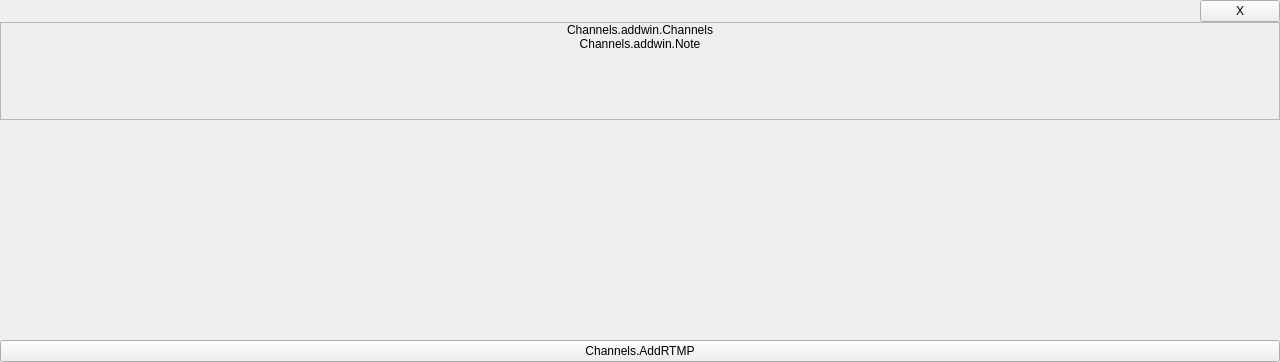
<?xml version="1.0" encoding="UTF-8"?>
<ui version="4.0">
 <class>ChannelsAddWin</class>
 <widget class="QWidget" name="ChannelsAddWin">
  <property name="geometry">
   <rect>
    <x>0</x>
    <y>0</y>
    <width>1280</width>
    <height>362</height>
   </rect>
  </property>
  <property name="mouseTracking">
   <bool>true</bool>
  </property>
  <property name="focusPolicy">
   <enum>Qt::StrongFocus</enum>
  </property>
  <property name="windowTitle">
   <string>Frame</string>
  </property>
  <layout class="QVBoxLayout" name="verticalLayout">
   <property name="spacing">
    <number>0</number>
   </property>
   <property name="leftMargin">
    <number>0</number>
   </property>
   <property name="topMargin">
    <number>0</number>
   </property>
   <property name="rightMargin">
    <number>0</number>
   </property>
   <property name="bottomMargin">
    <number>0</number>
   </property>
   <item>
    <widget class="QFrame" name="TitleFrame">
     <property name="sizePolicy">
      <sizepolicy hsizetype="Preferred" vsizetype="Maximum">
       <horstretch>0</horstretch>
       <verstretch>0</verstretch>
      </sizepolicy>
     </property>
     <property name="layoutDirection">
      <enum>Qt::LeftToRight</enum>
     </property>
     <layout class="QHBoxLayout" name="horizontalLayout">
      <property name="spacing">
       <number>0</number>
      </property>
      <property name="leftMargin">
       <number>0</number>
      </property>
      <property name="topMargin">
       <number>0</number>
      </property>
      <property name="rightMargin">
       <number>0</number>
      </property>
      <property name="bottomMargin">
       <number>0</number>
      </property>
      <item>
       <spacer name="horizontalSpacer">
        <property name="orientation">
         <enum>Qt::Horizontal</enum>
        </property>
        <property name="sizeHint" stdset="0">
         <size>
          <width>40</width>
          <height>10</height>
         </size>
        </property>
       </spacer>
      </item>
      <item>
       <widget class="QPushButton" name="ClosePtn">
        <property name="sizePolicy">
         <sizepolicy hsizetype="Maximum" vsizetype="Maximum">
          <horstretch>0</horstretch>
          <verstretch>0</verstretch>
         </sizepolicy>
        </property>
        <property name="text">
         <string>X</string>
        </property>
       </widget>
      </item>
     </layout>
    </widget>
   </item>
   <item>
    <widget class="QFrame" name="ContentFrame">
     <property name="sizePolicy">
      <sizepolicy hsizetype="Expanding" vsizetype="Preferred">
       <horstretch>0</horstretch>
       <verstretch>0</verstretch>
      </sizepolicy>
     </property>
     <property name="frameShape">
      <enum>QFrame::StyledPanel</enum>
     </property>
     <property name="frameShadow">
      <enum>QFrame::Raised</enum>
     </property>
     <layout class="QVBoxLayout" name="verticalLayout_2">
      <property name="spacing">
       <number>0</number>
      </property>
      <property name="leftMargin">
       <number>0</number>
      </property>
      <property name="topMargin">
       <number>0</number>
      </property>
      <property name="rightMargin">
       <number>0</number>
      </property>
      <property name="bottomMargin">
       <number>0</number>
      </property>
      <item>
       <widget class="QLabel" name="TitleLable">
        <property name="sizePolicy">
         <sizepolicy hsizetype="Preferred" vsizetype="Maximum">
          <horstretch>0</horstretch>
          <verstretch>0</verstretch>
         </sizepolicy>
        </property>
        <property name="text">
         <string>Channels.addwin.Channels</string>
        </property>
        <property name="alignment">
         <set>Qt::AlignCenter</set>
        </property>
       </widget>
      </item>
      <item>
       <widget class="QLabel" name="PrismNoteLabel">
        <property name="sizePolicy">
         <sizepolicy hsizetype="Preferred" vsizetype="Maximum">
          <horstretch>0</horstretch>
          <verstretch>0</verstretch>
         </sizepolicy>
        </property>
        <property name="text">
         <string>Channels.addwin.Note</string>
        </property>
        <property name="alignment">
         <set>Qt::AlignCenter</set>
        </property>
       </widget>
      </item>
      <item>
       <widget class="QScrollArea" name="ChannelsListWid">
        <property name="sizePolicy">
         <sizepolicy hsizetype="Expanding" vsizetype="Preferred">
          <horstretch>0</horstretch>
          <verstretch>0</verstretch>
         </sizepolicy>
        </property>
        <property name="frameShape">
         <enum>QFrame::NoFrame</enum>
        </property>
        <property name="verticalScrollBarPolicy">
         <enum>Qt::ScrollBarAlwaysOff</enum>
        </property>
        <property name="horizontalScrollBarPolicy">
         <enum>Qt::ScrollBarAlwaysOff</enum>
        </property>
        <property name="sizeAdjustPolicy">
         <enum>QAbstractScrollArea::AdjustToContents</enum>
        </property>
        <property name="widgetResizable">
         <bool>true</bool>
        </property>
        <property name="alignment">
         <set>Qt::AlignHCenter|Qt::AlignTop</set>
        </property>
        <widget class="QWidget" name="scrollAreaWidgetContents">
         <property name="geometry">
          <rect>
           <x>0</x>
           <y>0</y>
           <width>1278</width>
           <height>85</height>
          </rect>
         </property>
         <property name="sizePolicy">
          <sizepolicy hsizetype="Expanding" vsizetype="Expanding">
           <horstretch>0</horstretch>
           <verstretch>0</verstretch>
          </sizepolicy>
         </property>
         <layout class="QVBoxLayout" name="verticalLayout_3">
          <property name="spacing">
           <number>0</number>
          </property>
          <property name="leftMargin">
           <number>0</number>
          </property>
          <property name="topMargin">
           <number>0</number>
          </property>
          <property name="rightMargin">
           <number>0</number>
          </property>
          <property name="bottomMargin">
           <number>0</number>
          </property>
          <item>
           <layout class="QHBoxLayout" name="horizontalLayout_2">
            <property name="spacing">
             <number>0</number>
            </property>
            <item>
             <spacer name="horizontalSpacer_2">
              <property name="orientation">
               <enum>Qt::Horizontal</enum>
              </property>
              <property name="sizeHint" stdset="0">
               <size>
                <width>637</width>
                <height>20</height>
               </size>
              </property>
             </spacer>
            </item>
            <item>
             <layout class="QGridLayout" name="ItemGridLayout">
              <property name="spacing">
               <number>10</number>
              </property>
             </layout>
            </item>
            <item>
             <spacer name="horizontalSpacer_3">
              <property name="orientation">
               <enum>Qt::Horizontal</enum>
              </property>
              <property name="sizeHint" stdset="0">
               <size>
                <width>637</width>
                <height>20</height>
               </size>
              </property>
             </spacer>
            </item>
           </layout>
          </item>
          <item>
           <spacer name="verticalSpacer_2">
            <property name="orientation">
             <enum>Qt::Vertical</enum>
            </property>
            <property name="sizeHint" stdset="0">
             <size>
              <width>20</width>
              <height>60</height>
             </size>
            </property>
           </spacer>
          </item>
         </layout>
        </widget>
       </widget>
      </item>
     </layout>
    </widget>
   </item>
   <item>
    <spacer name="verticalSpacer">
     <property name="orientation">
      <enum>Qt::Vertical</enum>
     </property>
     <property name="sizeHint" stdset="0">
      <size>
       <width>20</width>
       <height>628</height>
      </size>
     </property>
    </spacer>
   </item>
   <item>
    <widget class="ComplexButton" name="AddRTMPBtn">
     <property name="sizePolicy">
      <sizepolicy hsizetype="Preferred" vsizetype="Preferred">
       <horstretch>0</horstretch>
       <verstretch>0</verstretch>
      </sizepolicy>
     </property>
     <property name="mouseTracking">
      <bool>true</bool>
     </property>
     <property name="text">
      <string>Channels.AddRTMP</string>
     </property>
     <property name="lang" stdset="0">
      <string notr="true">en</string>
     </property>
    </widget>
   </item>
  </layout>
 </widget>
 <customwidgets>
  <customwidget>
   <class>ComplexButton</class>
   <extends>QPushButton</extends>
   <header location="global">ComplexButton.h</header>
  </customwidget>
 </customwidgets>
 <resources/>
 <connections/>
</ui>
